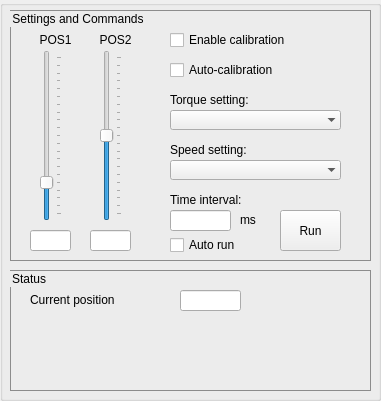
  <widget class="QGroupBox" name="groupBox1">
   <property name="geometry">
    <rect>
     <x>10</x>
     <y>105</y>
     <width>381</width>
     <height>401</height>
    </rect>
   </property>
   <property name="contextMenuPolicy">
    <enum>Qt::DefaultContextMenu</enum>
   </property>
   <property name="autoFillBackground">
    <bool>false</bool>
   </property>
   <property name="styleSheet">
    <string notr="true">#groupBox1{
border: 1px solid;
border-color: rgb(140, 140, 140);}</string>
   </property>
   <property name="title">
    <string/>
   </property>
   <property name="alignment">
    <set>Qt::AlignLeading|Qt::AlignLeft|Qt::AlignVCenter</set>
   </property>
   <property name="flat">
    <bool>false</bool>
   </property>
   <property name="checkable">
    <bool>false</bool>
   </property>
   <widget class="QGroupBox" name="groupBox1_1">
    <property name="enabled">
     <bool>true</bool>
    </property>
    <property name="geometry">
     <rect>
      <x>10</x>
      <y>10</y>
      <width>361</width>
      <height>251</height>
     </rect>
    </property>
    <property name="contextMenuPolicy">
     <enum>Qt::DefaultContextMenu</enum>
    </property>
    <property name="autoFillBackground">
     <bool>false</bool>
    </property>
    <property name="styleSheet">
     <string notr="true">#groupBox1_1{
border: 1px solid;
border-color: rgb(140, 140, 140);}</string>
    </property>
    <property name="title">
     <string>Settings and Commands</string>
    </property>
    <property name="alignment">
     <set>Qt::AlignLeading|Qt::AlignLeft|Qt::AlignVCenter</set>
    </property>
    <property name="flat">
     <bool>false</bool>
    </property>
    <property name="checkable">
     <bool>false</bool>
    </property>
    <widget class="QSlider" name="sliderPOS1_1">
     <property name="geometry">
      <rect>
       <x>30</x>
       <y>40</y>
       <width>22</width>
       <height>171</height>
      </rect>
     </property>
     <property name="maximum">
      <number>100</number>
     </property>
     <property name="value">
      <number>20</number>
     </property>
     <property name="orientation">
      <enum>Qt::Vertical</enum>
     </property>
     <property name="tickPosition">
      <enum>QSlider::TicksBelow</enum>
     </property>
     <property name="tickInterval">
      <number>5</number>
     </property>
    </widget>
    <widget class="QLabel" name="labelPOS1_1">
     <property name="geometry">
      <rect>
       <x>20</x>
       <y>20</y>
       <width>51</width>
       <height>20</height>
      </rect>
     </property>
     <property name="contextMenuPolicy">
      <enum>Qt::DefaultContextMenu</enum>
     </property>
     <property name="autoFillBackground">
      <bool>false</bool>
     </property>
     <property name="styleSheet">
      <string notr="true"/>
     </property>
     <property name="text">
      <string>POS1</string>
     </property>
     <property name="alignment">
      <set>Qt::AlignCenter</set>
     </property>
    </widget>
    <widget class="QSlider" name="sliderPOS1_2">
     <property name="geometry">
      <rect>
       <x>90</x>
       <y>40</y>
       <width>22</width>
       <height>171</height>
      </rect>
     </property>
     <property name="maximum">
      <number>100</number>
     </property>
     <property name="value">
      <number>50</number>
     </property>
     <property name="orientation">
      <enum>Qt::Vertical</enum>
     </property>
     <property name="tickPosition">
      <enum>QSlider::TicksBelow</enum>
     </property>
     <property name="tickInterval">
      <number>5</number>
     </property>
    </widget>
    <widget class="QLabel" name="labelPOS1_2">
     <property name="geometry">
      <rect>
       <x>80</x>
       <y>20</y>
       <width>51</width>
       <height>20</height>
      </rect>
     </property>
     <property name="contextMenuPolicy">
      <enum>Qt::DefaultContextMenu</enum>
     </property>
     <property name="autoFillBackground">
      <bool>false</bool>
     </property>
     <property name="styleSheet">
      <string notr="true"/>
     </property>
     <property name="text">
      <string>POS2</string>
     </property>
     <property name="alignment">
      <set>Qt::AlignCenter</set>
     </property>
    </widget>
    <widget class="QLineEdit" name="editPOS1_1">
     <property name="geometry">
      <rect>
       <x>20</x>
       <y>220</y>
       <width>41</width>
       <height>21</height>
      </rect>
     </property>
     <property name="maxLength">
      <number>3</number>
     </property>
     <property name="alignment">
      <set>Qt::AlignCenter</set>
     </property>
     <property name="clearButtonEnabled">
      <bool>false</bool>
     </property>
    </widget>
    <widget class="QLineEdit" name="editPOS1_2">
     <property name="geometry">
      <rect>
       <x>80</x>
       <y>220</y>
       <width>41</width>
       <height>21</height>
      </rect>
     </property>
     <property name="maxLength">
      <number>3</number>
     </property>
     <property name="alignment">
      <set>Qt::AlignCenter</set>
     </property>
     <property name="clearButtonEnabled">
      <bool>false</bool>
     </property>
    </widget>
    <widget class="QCheckBox" name="ckbCalib1">
     <property name="geometry">
      <rect>
       <x>160</x>
       <y>20</y>
       <width>181</width>
       <height>20</height>
      </rect>
     </property>
     <property name="text">
      <string>Enable calibration</string>
     </property>
     <property name="checkable">
      <bool>true</bool>
     </property>
    </widget>
    <widget class="QCheckBox" name="ckbAutoCalib1">
     <property name="geometry">
      <rect>
       <x>160</x>
       <y>50</y>
       <width>181</width>
       <height>20</height>
      </rect>
     </property>
     <property name="text">
      <string>Auto-calibration</string>
     </property>
     <property name="checkable">
      <bool>true</bool>
     </property>
    </widget>
    <widget class="QLabel" name="labelTorque1">
     <property name="geometry">
      <rect>
       <x>160</x>
       <y>80</y>
       <width>131</width>
       <height>20</height>
      </rect>
     </property>
     <property name="contextMenuPolicy">
      <enum>Qt::DefaultContextMenu</enum>
     </property>
     <property name="autoFillBackground">
      <bool>false</bool>
     </property>
     <property name="styleSheet">
      <string notr="true"/>
     </property>
     <property name="text">
      <string>Torque setting:</string>
     </property>
     <property name="alignment">
      <set>Qt::AlignLeading|Qt::AlignLeft|Qt::AlignVCenter</set>
     </property>
    </widget>
    <widget class="QComboBox" name="cbTorque1">
     <property name="geometry">
      <rect>
       <x>160</x>
       <y>100</y>
       <width>171</width>
       <height>20</height>
      </rect>
     </property>
     <property name="contextMenuPolicy">
      <enum>Qt::DefaultContextMenu</enum>
     </property>
     <property name="currentText">
      <string/>
     </property>
     <property name="currentIndex">
      <number>-1</number>
     </property>
     <property name="frame">
      <bool>false</bool>
     </property>
    </widget>
    <widget class="QLabel" name="labelSpeed1">
     <property name="geometry">
      <rect>
       <x>160</x>
       <y>130</y>
       <width>131</width>
       <height>20</height>
      </rect>
     </property>
     <property name="contextMenuPolicy">
      <enum>Qt::DefaultContextMenu</enum>
     </property>
     <property name="autoFillBackground">
      <bool>false</bool>
     </property>
     <property name="styleSheet">
      <string notr="true"/>
     </property>
     <property name="text">
      <string>Speed setting:</string>
     </property>
     <property name="alignment">
      <set>Qt::AlignLeading|Qt::AlignLeft|Qt::AlignVCenter</set>
     </property>
    </widget>
    <widget class="QComboBox" name="cbSpeed1">
     <property name="geometry">
      <rect>
       <x>160</x>
       <y>150</y>
       <width>171</width>
       <height>20</height>
      </rect>
     </property>
     <property name="contextMenuPolicy">
      <enum>Qt::DefaultContextMenu</enum>
     </property>
     <property name="currentText">
      <string/>
     </property>
     <property name="currentIndex">
      <number>-1</number>
     </property>
     <property name="frame">
      <bool>false</bool>
     </property>
    </widget>
    <widget class="QLabel" name="labelTimeInterval1">
     <property name="geometry">
      <rect>
       <x>160</x>
       <y>180</y>
       <width>131</width>
       <height>20</height>
      </rect>
     </property>
     <property name="contextMenuPolicy">
      <enum>Qt::DefaultContextMenu</enum>
     </property>
     <property name="autoFillBackground">
      <bool>false</bool>
     </property>
     <property name="styleSheet">
      <string notr="true"/>
     </property>
     <property name="text">
      <string>Time interval:</string>
     </property>
     <property name="alignment">
      <set>Qt::AlignLeading|Qt::AlignLeft|Qt::AlignVCenter</set>
     </property>
    </widget>
    <widget class="QLineEdit" name="editTime1">
     <property name="geometry">
      <rect>
       <x>160</x>
       <y>200</y>
       <width>61</width>
       <height>21</height>
      </rect>
     </property>
     <property name="alignment">
      <set>Qt::AlignCenter</set>
     </property>
     <property name="clearButtonEnabled">
      <bool>false</bool>
     </property>
    </widget>
    <widget class="QLabel" name="labelTimeUnit1">
     <property name="geometry">
      <rect>
       <x>230</x>
       <y>200</y>
       <width>31</width>
       <height>20</height>
      </rect>
     </property>
     <property name="contextMenuPolicy">
      <enum>Qt::DefaultContextMenu</enum>
     </property>
     <property name="autoFillBackground">
      <bool>false</bool>
     </property>
     <property name="styleSheet">
      <string notr="true"/>
     </property>
     <property name="text">
      <string>ms</string>
     </property>
     <property name="alignment">
      <set>Qt::AlignLeading|Qt::AlignLeft|Qt::AlignVCenter</set>
     </property>
    </widget>
    <widget class="QCheckBox" name="ckbAutoRun1">
     <property name="geometry">
      <rect>
       <x>160</x>
       <y>225</y>
       <width>101</width>
       <height>20</height>
      </rect>
     </property>
     <property name="text">
      <string>Auto run</string>
     </property>
     <property name="checkable">
      <bool>true</bool>
     </property>
    </widget>
    <widget class="QPushButton" name="btnRun1">
     <property name="geometry">
      <rect>
       <x>270</x>
       <y>200</y>
       <width>61</width>
       <height>41</height>
      </rect>
     </property>
     <property name="text">
      <string>Run</string>
     </property>
    </widget>
   </widget>
   <widget class="QGroupBox" name="groupBox1_2">
    <property name="geometry">
     <rect>
      <x>10</x>
      <y>270</y>
      <width>361</width>
      <height>121</height>
     </rect>
    </property>
    <property name="contextMenuPolicy">
     <enum>Qt::DefaultContextMenu</enum>
    </property>
    <property name="autoFillBackground">
     <bool>false</bool>
    </property>
    <property name="styleSheet">
     <string notr="true">#groupBox1_2{
border: 1px solid;
border-color: rgb(140, 140, 140);}</string>
    </property>
    <property name="title">
     <string>Status</string>
    </property>
    <property name="flat">
     <bool>false</bool>
    </property>
    <property name="checkable">
     <bool>false</bool>
    </property>
    <widget class="QLabel" name="labelCurrentPos1">
     <property name="geometry">
      <rect>
       <x>20</x>
       <y>20</y>
       <width>141</width>
       <height>20</height>
      </rect>
     </property>
     <property name="contextMenuPolicy">
      <enum>Qt::DefaultContextMenu</enum>
     </property>
     <property name="autoFillBackground">
      <bool>false</bool>
     </property>
     <property name="styleSheet">
      <string notr="true"/>
     </property>
     <property name="text">
      <string>Current position</string>
     </property>
     <property name="alignment">
      <set>Qt::AlignLeading|Qt::AlignLeft|Qt::AlignVCenter</set>
     </property>
    </widget>
    <widget class="QLineEdit" name="editCurrentPos1">
     <property name="geometry">
      <rect>
       <x>170</x>
       <y>20</y>
       <width>61</width>
       <height>21</height>
      </rect>
     </property>
     <property name="alignment">
      <set>Qt::AlignCenter</set>
     </property>
     <property name="readOnly">
      <bool>true</bool>
     </property>
     <property name="clearButtonEnabled">
      <bool>false</bool>
     </property>
    </widget>
   </widget>
  </widget>
